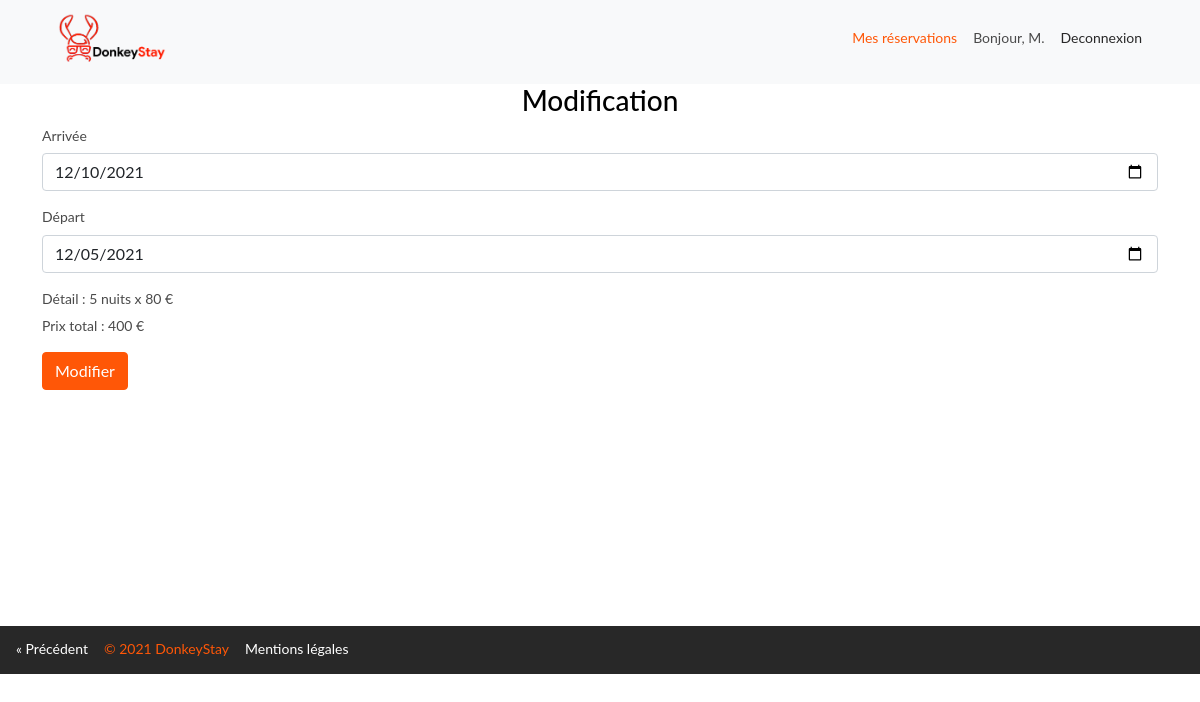
/update.php?updateid=2, run on the app's committed database.
### tables this page shows
CREATE TABLE `booking` (
  `id` int NOT NULL AUTO_INCREMENT,
  `checkin` date NOT NULL,
  `checkout` date NOT NULL,
  `price` int DEFAULT NULL,
  `rental_id` int DEFAULT NULL,
  `client_id` int DEFAULT NULL,
  PRIMARY KEY (`id`),
  KEY `fk_logement` (`rental_id`),
  KEY `fk_client` (`client_id`),
  CONSTRAINT `fk_client` FOREIGN KEY (`client_id`) REFERENCES `client` (`id`),
  CONSTRAINT `fk_rental` FOREIGN KEY (`rental_id`) REFERENCES `rental` (`id`)
);

CREATE TABLE `rental` (
  `id` int NOT NULL AUTO_INCREMENT,
  `title` varchar(50) NOT NULL,
  `description` varchar(200) DEFAULT NULL,
  `adult` int NOT NULL,
  `child` int DEFAULT NULL,
  `price` int DEFAULT NULL,
  `image_id` int DEFAULT NULL,
  `type_id` int DEFAULT NULL,
  `location_id` int DEFAULT NULL,
  PRIMARY KEY (`id`),
  KEY `images_id_idx` (`image_id`),
  KEY `type_id_idx` (`type_id`),
  KEY `location_id_idx` (`location_id`),
  CONSTRAINT `images_id` FOREIGN KEY (`image_id`) REFERENCES `image` (`id`) ON DELETE CASCADE ON UPDATE CASCADE,
  CONSTRAINT `location_id` FOREIGN KEY (`location_id`) REFERENCES `location` (`id`),
  CONSTRAINT `type_id` FOREIGN KEY (`type_id`) REFERENCES `type` (`id`)
);

### update.php (the view, shortened to what this page needs)
<?php
    include "db_conn.php";
    $id = $_GET['updateid'];
    $sql = "SELECT booking.id, checkin, checkout, booking.price booking_price, client_id, `lastname`, rental.price rental_price FROM `booking` JOIN `rental` ON booking.rental_id = rental.id JOIN `client` ON booking.client_id = client.id WHERE booking.id=$id";
    $result=mysqli_query($conn, $sql);
    $row = mysqli_fetch_assoc($result);
        $checkin = $row['checkin'];
        $checkout = $row['checkout'];
        $rental_price = $row['rental_price'];
        $date1 = new DateTime($checkin);
        $date2 = new DateTime($checkout);
        $diff = $date1->diff($date2);
        $booking_price = $diff->days * $rental_price;
?>
<!doctype html>
<html lang="en">
  <head>
    <link href="https://cdn.jsdelivr.net/npm/bootstrap@5.0.2/dist/css/bootstrap.min.css" rel="stylesheet">
    <link href="/listing/style.css" rel="stylesheet">
  </head>
  <body>
    <nav class="navbar navbar-light bg-light">
        <div class="container">
            <a class="navbar-brand" href="/search.php">
            <img src="/uploads/logo.png" alt="" />
            </a>
        <div class="btn-group" role="group" aria-label="Basic example">
            <a href="user.php" class="booking">Mes réservations</a>
            <p class="hello">Bonjour, <?php echo "M. ". $_SESSION['lastname']?> </p>
            <a href="logout.php" class="logout">Deconnexion</a>
        </div>
        </div>
    </nav>
    <div>
        <h3 class="modification">Modification</h3>
    </div>
    <div class = "container">
        <form method = "post">
            <div class="mb-3">
                <label for="checkin" class="form-label">Arrivée</label>
                <input type="date" class="form-control" id="fromDate" placeholder="" name = "checkin" autocomplete="off" value="<?php echo $checkin;?>">
            </div>
            <div class="mb-3">
                <label for="checkout" class="form-label">Départ</label>
                <input type="date" class="form-control" id="toDate" placeholder="" name = "checkout" autocomplete="off" value="<?php echo $checkout;?>">
            </div>
            <div class="mb-3">
                <label for="checkout" class="form-label">Détail :</label>
                <span><?php echo $diff->days . " nuits x " . $rental_price . " €" ;?></span><br>
                <span>Prix total : <?php echo $booking_price . " €";?></span>
            </div>
            <button type="submit" class="btn btn-primary" name="submit" id="liveToastBtn">Modifier</button>
            <div aria-live="polite" aria-atomic="true" class="d-flex justify-content-center align-items-center" style="min-height: 200px;">
                </div>
        </form>
    </div>
    <a href="javascript:history.go(-1)" class="previous">&laquo; Précédent</a>
    <footer>
        <div class=container-foo>
            <div>
                <a href="javascript:history.go(-1)" class="previous">&laquo; Précédent</a>
            </div>
            <div class=copyright>
                <p>© 2021 DonkeyStay</p>
            </div>
            <div>
                <a href="#" class="previous">Mentions légales</a>
            </div>
        </div>
    </footer>
  </body>
</html>

### listing/style.css (style rules this page uses)
body { font-family: sans-serif; margin: 0; padding: 0; line-height: 1.4; color: #4a4a4a; }
h1, h2, h3, h4, h5, h6 { color: #000; }
.logout { color:grey; }
.modification { text-align: center; }
a { text-decoration: none; display: inline-block; padding: 8px 16px; }
.previous { color: white; }
img { display: block; width: 100%; }
.navbar-brand { width: 140px; height: 68px; }
.hello { margin-top: 8.4px; }
.logout { color: #282828; }
.booking { color: #ff5707; }
footer { background-color: #282828; bottom: 0; width: 100%; padding-top: 5px; position: unset; flex-shrink: 0; display: flex; color: #ff5707; }
.copyright { margin-top:8px; }
.container-foo { display: inline-flex; }
body { font-family: "Lato", "Arial", "Helvetica Neue", sans-serif; font-weight: 400; font-size: 14px; }
.btn-primary { color: #fff; background-color: #ff5707; border-color: #ff5707; }

### data on the page
booking: checkin "12/10/2021", checkout "12/05/2021", checkin+checkout "5", rental.price "80", booking_price "400"
